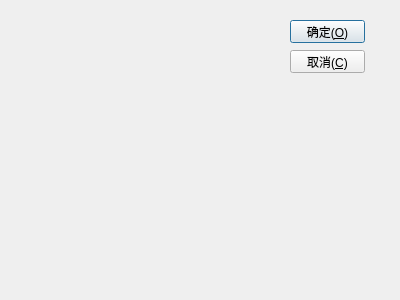
<?xml version="1.0" encoding="UTF-8"?>
<ui version="4.0">
 <class>Form</class>
 <widget class="QWidget" name="Form">
  <property name="geometry">
   <rect>
    <x>0</x>
    <y>0</y>
    <width>400</width>
    <height>300</height>
   </rect>
  </property>
  <property name="windowTitle">
   <string>Main Widget</string>
  </property>
  <widget class="QPushButton" name="pushOkay">
   <property name="geometry">
    <rect>
     <x>290</x>
     <y>20</y>
     <width>75</width>
     <height>23</height>
    </rect>
   </property>
   <property name="text">
    <string>确定(&amp;O)</string>
   </property>
   <property name="autoDefault">
    <bool>false</bool>
   </property>
   <property name="default">
    <bool>true</bool>
   </property>
  </widget>
  <widget class="QPushButton" name="pushCancel">
   <property name="geometry">
    <rect>
     <x>290</x>
     <y>50</y>
     <width>75</width>
     <height>23</height>
    </rect>
   </property>
   <property name="text">
    <string>取消(&amp;C)</string>
   </property>
   <property name="autoDefault">
    <bool>false</bool>
   </property>
   <property name="default">
    <bool>false</bool>
   </property>
  </widget>
 </widget>
 <resources/>
 <connections/>
</ui>
